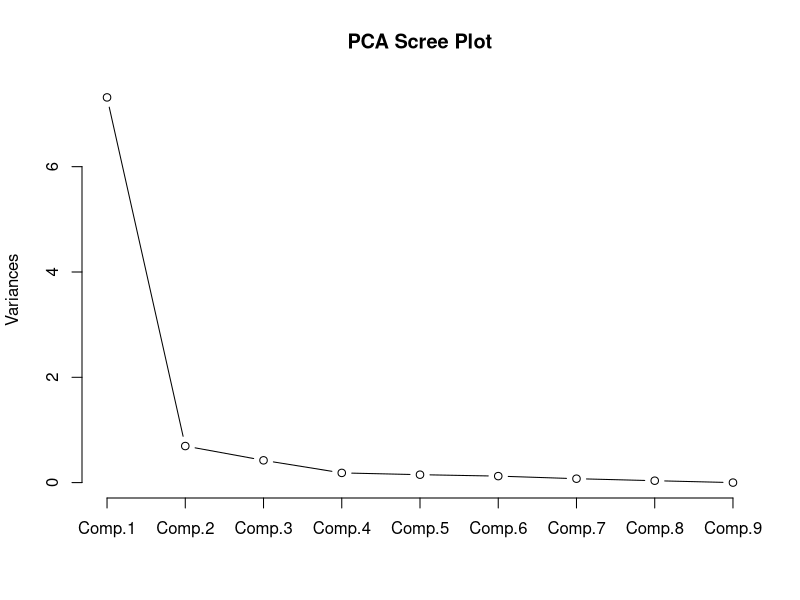

This chart was generated by the following R code:
## ---- chunk 1
data(mtcars)

# Create data matrix
X <- as.matrix(mtcars[, 1:5])
## ---- chunk 2
# Load mtcars
data(mtcars)

# Perform factor analysis
factanal.fit <- factanal(mtcars, factors = 3, rotation = "none")

# Calculate communalities
communalities.1 <- colSums(factanal.fit$loadings^2)

# Perform transformation M
M <- diag(3)

# Calculate new loadings
loadings.2 <- factanal.fit$loadings %*% M

# Calculate new communalities
communalities.2 <- colSums(loadings.2^2)


# print out both communalities
communalities.1
communalities.2
## ---- chunk 3
"life" <- structure(.Data = list(c(63., 34., 38., 59., 56., 62., 50., 65., 56., 69., 65., 64., 56., 60., 61., 49., 59., 63., 59., 65., 65., 64.,
64., 67., 61., 68., 67., 65., 59., 58., 57.)
, c(51., 29., 30., 42., 38., 44., 39., 44., 46., 47., 48., 50., 44., 44., 45., 40., 42., 44., 44., 48., 48., 63., 43., 45., 40., 46., 45., 46., 43., 44., 46.)
, c(30., 13., 17., 20., 18., 24., 20., 22., 24., 24., 26., 28., 25., 22., 22., 22., 22., 23., 24., 28., 26., 21.,21., 23., 21., 23., 23., 24., 23., 24., 28.)
, c(13., 5., 7., 6., 7., 7., 7., 7., 11., 8., 9., 11., 10., 6., 8., 9., 6., 8., 8., 14., 9., 7., 6., 8., 10., 8., 8., 9., 10., 9., 9.) , c(67., 38., 38., 64., 62., 69., 55., 72., 63., 75., 68., 66., 61., 65., 65., 51., 61., 67., 63., 68., 67., 68., 68., 74., 67., 75., 74., 71., 66., 62., 60.), c(54., 32., 34., 46., 46., 50., 43., 50., 54., 53., 50., 51., 48., 45., 49., 41., 43., 48., 46., 51., 49., 47., 47., 51., 46., 52., 51., 51., 49., 47., 49.) , c(34., 17., 20., 25., 25., 28., 23., 27., 33., 29., 27., 29., 27., 25., 27., 23., 22., 26., 25., 29., 27., 25., 24., 28., 25., 29., 28., 28., 27., 25., 28.) , c(15., 6., 7., 8., 10., 14., 8., 9., 19., 10., 10., 11., 12., 9., 10., 8., 7., 9., 8., 13., 10., 9., 8., 10., 11., 10., 10., 10., 12., 10., 11.)), class = "data.frame", names = c("m0", "m25", "m50", "m75", "w0", "w25", "w50", "w75"), row.names = c("Algeria", "Cameroon", "Madagascar", "Mauritius", "Reunion", "Seychelles", "South Africa (C)", "South Africa (W)", "Tunisia", "Canada", "Costa Rica", "Dominican Rep.", "El Salvador", "Greenland", "Grenada", "Guatemala","Honduras", "Jamaica", "Mexico", "Nicaragua", "Panama", "Trinidad (62)", "Trinidad (67)","United States (66)", "United States (NW66)", "United States (W66)", "United States (67)", "Argentina", "Chile", "Colombia", "Ecuador"))

# inspect data set
head(life) 

# store male and female subsets 
m_life <- life[, 1:4]
f_life <- life[, 5:8]
## ---- chunk 4
factanal(m_life, factors = 1)
## ---- chunk 5
factanal(f_life, factors = 1) 
## ---- chunk 6
french <- c(1.00, .44, .41, .29, .33, .25)
english <- c(0.44, 1.00, .35, .35, .32, .33)
history <- c(.41, .35, 1.00, .16, .19, .18)
arithmetic <- c(.29, .35, .16, 1.00, .59, .47)
algebra <- c(.33, .32, .19, .59, 1.00, .46)
geometry <- c(.25, .33, .18, .47, .46, 1.00)

cor_mat <- rbind(french, english, history, arithmetic, 
                 algebra, geometry)

colnames(cor_mat) <- c("french", "english", "history", 
                       "arithmetic", "algebra", "geometry")

cor_mat

## ---- chunk 7
# fit the 2 factor EFA model
fa_subjects <- factanal(covmat = cor_mat, factors = 2, method = "mle")
fa_subjects 

## ---- chunk 8
factanal(covmat = cor_mat, factors = 2, rotation = "promax", method = "mle")
## ---- chunk 9
item1 <- c(1.00, -.04, .61, .45, .03, -.29, -.30, .45, .30)
item2 <- c(-.04, 1.00, -.07, -.12, .49, .43, .30, -.31, -.17)
item3 <- c(.61, -.07, 1.00, .59, .03, -.13, -.24, .59, .32)
item4 <- c(.45, -.12, .59, 1.00, -.08, -.21, -.19, .63, .37)
item5 <- c(.03, .49, .03, -.08, 1.00, .47, .41, -.14, -.24)
item6 <- c(-.29, .43, -.13, -.21, .47, 1.00, .63, -.13, -.15)
item7 <- c(-.30, .30, -.24, -.19, .41, .63, 1.00, -.26, -.29)
item8 <- c(.45, -.31, .59, .63, -.14, -.13, -.26, 1.00, .40)
item9 <- c(.30, -.17, .32, .37, -.24, -.15, -.29, .40, 1.00)

# put together in matrix 
item_cor <- rbind(item1, item2, item3, item4, item5, item6, item7,
      item8, item9)
colnames(item_cor) <- c("item1", "item2", "item3", "item4", "item5", 
                        "item6", "item7", "item8", "item9")
item_cor
## ---- chunk 10
pca_1 <- princomp(item_cor, cor = T)
summary(pca_1) 
## ---- chunk 11
plot(pca_1, type = "l", main = "PCA Scree Plot")
## ---- chunk 12

sapply(1:5, function(nf)
  factanal(covmat = item_cor, factors = nf, method = "mle", n.obs = 123)$PVAL)

## ---- chunk 13
factanal(covmat = item_cor, factors = 2, method = "mle") 
## ---- chunk 14
factanal(covmat = item_cor, factors = 3, rotation = "varimax", 
         method = "mle")
## ---- chunk 15
factanal(covmat = item_cor, factors = 3, rotation = "promax", 
         method = "mle")
